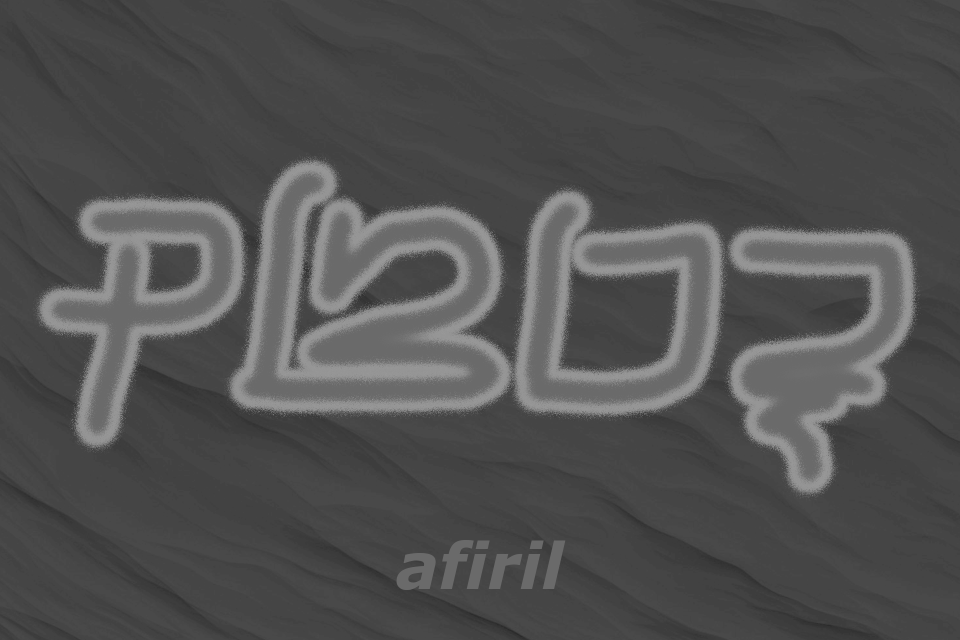
#> input picture afiril/test1.png, 1920 x 1280 px (shown at 1/2 size)
$ python heightmap_to_stl.py ../afiril/test1.png
#> lines starting #> are read from the running program, lines starting #| are printed output that depends on the picture
#create stl file from .exr heightmap file

import os
import sys
import numpy as np
import cv2 as cv
import trimesh as tm

os.environ["OPENCV_IO_ENABLE_OPENEXR"] = "1"

class QuadTreeNode:
    def __init__(self, x, y, width, height, depth):
        self.x = x
        self.y = y
        self.width = width
        self.height = height
        self.depth = depth

    def corners(self):
        return [
            (self.x, self.y),
            (self.x + self.width, self.y),
            (self.x, self.y + self.height),
            (self.x + self.width, self.y + self.height),
        ]

def detail_magnitude(heightmap):
    """Calculate the detail magnitude of a heightmap.
    heightmap: a 2d array of floats between 0 and 1.
    returns: a 2d array of floats between 0 and 1.
    """

    blured = cv.GaussianBlur(heightmap,(11,11),0) * 255

    gX = cv.Sobel(blured, ddepth=cv.CV_64F, dx=1, dy=0, ksize=5)
    gY = cv.Sobel(blured, ddepth=cv.CV_64F, dx=0, dy=1, ksize=5)

    gX = cv.convertScaleAbs(gX)
    gY = cv.convertScaleAbs(gY)

    return cv.addWeighted(gX, 0.5, gY, 0.5, 0)

def triangulate(vertices, poly):
    """Triangulate a polygon.
    poly: a list of indices of vertices in clockwise order.
    returns: a list of triangle indices.
    """

    #place an additional vertex in the center of the polygon.
    points = [vertices[i] for i in poly]
    center = (sum([p[0] for p in points]) // len(points), sum([p[1] for p in points]) // len(points))
    center_index = len(vertices)
    vertices.append(center)

    # Triangulate the polygon.
    triangles = []

    for i in range(len(poly)):
        triangles.append([poly[i], center_index, poly[(i+1) % len(poly)]])

    return triangles

def createFaces(vertices, polys):
    """Triangulate a list of polygons.
    vertices: a list of vertices.
    polys: a list of list containing the indices of the vertices of each polygon.
    returns: a list of triangle indices.
    """

    triangles = []

    for poly in polys:
        triangles += triangulate(vertices, poly)

    return triangles

def getSourroundingVertices(vert_set, x, y, w, h):
    """Find all vertices in a rectangle.
    vertices: a dictionary of vertices.
    x, y, w, h: the rectangle to search (integers).
    returns: a list of indices of the vertices in the rectangle.
    """

    north, east, south, west = [], [], [], []

    for i in range(x, x + w):
        point = (i, y)

        if point in vert_set:
            north.append(vert_set[point])

    for i in range(y, y + h):
        point = (x + w, i)

        if point in vert_set:
            east.append(vert_set[point])

    for i in range(x + w, x, -1):
        point = (i, y + h)

        if point in vert_set:
            south.append(vert_set[point])

    for i in range(y + h, y, -1):
        point = (x, i)

        if point in vert_set:
            west.append(vert_set[point])

    return north, east, south, west

def createPolyFaces(vert_set, leafs):
    """Find all sourrounding vertices of a leaf and create a polygonal face from them.
    vert_set: a dictionary of vertices.
    leafs: a list of QuadTreeNodes.
    returns: a list of list containing the indices of the vertices of each face.
    """

    # TODO: This function is very slow. Optimize it by sorting the vertices and using a binary search to find them.

    polys = []

    for leaf in leafs:
        n,e,s,w = getSourroundingVertices(vert_set, leaf.x, leaf.y, leaf.width, leaf.height)
        polys.append(n+e+s+w)

    return polys


def subdivideAdaptive(detail_map, max_subdivisions, threshold):
    """Subdivide a plane based on the detail map.
    detail_map: a 2d array of floats between 0 and 1.
    max_subdivisions: the maximum number of times to subdivide the plane.
    threshold: the minimum detail value to subdivide the plane at.
    """

    # Make the detail map square and a power of 2.
    n = 2 ** max_subdivisions
    threshold *= n * n

    #Create an accumulated sum of the detail map.
    acc_sum = np.cumsum(detail_map, axis=0)
    acc_sum = np.cumsum(acc_sum, axis=1)
    acc_sum = np.swapaxes(acc_sum, 0, 1)

    # Create a list of nodes to subdivide.
    plane = [QuadTreeNode(0, 0, n, n, 0)]
    leafs = []
    vert_set = {}

    # Subdivide the plane until we reach the maximum resolution.

    print("Subdividing plane {} times...".format(max_subdivisions))
    for i in range(max_subdivisions):

        # Subdivide the plane.
        new_plane = []
        for node in plane:
            # Calculate the detail of the node.
            detail = acc_sum[node.x + node.width - 1, node.y + node.height - 1] + acc_sum[node.x, node.y] - acc_sum[node.x, node.y + node.height - 1] - acc_sum[node.x + node.width - 1, node.y]

            # If the detail is greater than the threshold, subdivide the node.
            if detail > threshold:
                new_plane.append(QuadTreeNode(node.x, node.y, node.width // 2, node.height // 2, node.depth + 1))
                new_plane.append(QuadTreeNode(node.x + node.width // 2, node.y, node.width // 2, node.height // 2, node.depth + 1))
                new_plane.append(QuadTreeNode(node.x, node.y + node.height // 2, node.width // 2, node.height // 2, node.depth + 1))
                new_plane.append(QuadTreeNode(node.x + node.width // 2, node.y + node.height // 2, node.width // 2, node.height // 2, node.depth + 1))

            # Otherwise, add the node to the leafs and add its corners to the vertices.
            else:
                for corner in node.corners():
                    if not corner in vert_set:
                        vert_set[corner] = len(vert_set)

                leafs.append(node)

        # Replace the old plane with the new plane.
        plane = new_plane

    leafs += plane

    print("Creating polygonal faces from {} nodes...".format(len(vert_set)))
    polys = createPolyFaces(vert_set, leafs)

    vertices = [None] * len(vert_set)
    for key in vert_set:
        vertices[vert_set[key]] = key

    print("Triangulating {} polygons...".format(len(polys)))
    triangles = createFaces(vertices, polys)

    print("Done.")
    return vertices, triangles, getSourroundingVertices(vert_set, 0, 0, n, n)

def createTerrain(heightmap, max_subdivisions, threshold, z_scale, ground_height):
    """Create a terrain volume from a heightmap.
    heightmap: a 2d array of floats between 0 and 1.
    max_subdivisions: the maximum number of times to subdivide the plane.
    threshold: the minimum detail value to subdivide the plane at.
    z_scale: the height of the terrain.
    ground_height: the thickness of the ground.
    """

    # Validate the inputs.
    assert max_subdivisions > 0
    assert threshold >= 0

    n = 2 ** max_subdivisions
    aspect = heightmap.shape[1] / heightmap.shape[0]
    heightmap = cv.resize(heightmap, (n + 1, n + 1), interpolation=cv.INTER_CUBIC)

    detail = detail_magnitude(heightmap)
    vertices, triangles, (north, east, south, west) = subdivideAdaptive(detail, max_subdivisions, threshold)

    # Adjust the vertices to the correct height.
    print("Adjusting vertices...")
    for i in range(len(vertices)):
        vertices[i] = [vertices[i][1] / n, aspect * vertices[i][0] / n, heightmap[vertices[i][1], vertices[i][0]] * z_scale]

    # Create the sides of the terrain.
    sides = [north + east[:1], east + south[:1], south + west[:1], west + north[:1]]
    edge = []
    for side in sides:
        for i in range(len(side)):
            vertex = vertices[side[i]].copy()
            vertex[2] = ground_height
            vertices.append(vertex)
            edge.append(len(vertices) - 1)

            if i > 0:
                triangles.append([side[i], len(vertices)-1, side[i-1]])
                triangles.append([len(vertices) - 2, side[i-1], len(vertices)-1])

    # Create the bottom of the terrain.
    vertex = [0.5, 0.5 * aspect, ground_height]
    vertices.append(vertex)

    for i in range(len(edge)):
        triangles.append([edge[i], edge[(i+1) % len(edge)], len(vertices) - 1])

    print("Exporting to stl file...")
    return tm.Trimesh(vertices=np.array(vertices), faces=np.array(triangles))

def printHelp():
    print("Usage: python height2stl.py <input_file> [options]")
    print("Options:")
    print("  -n <nx = 1> <ny = 1>: the number of terrain meshes to create in the x and y directions.")
    print("  -s <max_subdivisions = 10>: the maximum number of times to subdivide the plane.")
    print("  -t <threshold = 0.01>: the minimum detail value to subdivide the plane at.")
    print("  -z <z_scale = 1>: the height of the terrain.")
    print("  -g <ground_height = 0>: the base elevation of the ground.")
    print("  -o <output_file>: the output file to write to. If not specified, the input file name will be used.")
    print("  -h: print this help message.")

def parseArgs(args):
    """Parse the command line arguments."""

    nx = 1
    ny = 1
    max_subdivisions = 10
    threshold = 0.01
    z_scale = 1
    ground_height = 0
    input_file = None
    output_file = None

    if len(args) == 0 or args[0] == "-h":
        printHelp()
        sys.exit(0)

    input_file = args[0]
    output_file = os.path.splitext(input_file)[0]

    i = 1
    while i < len(args):
        if args[i] == "-n":
            nx = int(args[i+1])
            ny = int(args[i+2])
            i += 3
        elif args[i] == "-s":
            max_subdivisions = int(args[i+1])
            i += 2
        elif args[i] == "-t":
            threshold = float(args[i+1])
            i += 2
        elif args[i] == "-z":
            z_scale = float(args[i+1])
            i += 2
        elif args[i] == "-g":
            ground_height = float(args[i+1])
            i += 2
        elif args[i] == "-o":
            output_file = args[i+1]
            i += 2
        elif args[i] == "-h":
            printHelp()
            sys.exit(0)
        else:
            print("Error: unknown option '{}'.".format(args[i]))
            printHelp()
            sys.exit(1)

    return nx, ny, max_subdivisions, threshold, z_scale, ground_height, input_file, output_file

def main():
    nx, ny, max_subdivisions, threshold, z_scale, ground_height, input_file, output_file = parseArgs(sys.argv[1:])
    output_dir = os.path.splitext(output_file)[0]

    if not os.path.exists(output_dir):
        os.makedirs(output_dir)

    print("Reading heightmap...")
    heightmap = cv.imread(input_file, cv.IMREAD_GRAYSCALE | cv.IMREAD_ANYDEPTH)
#> heightmap is the input picture: shape (1280, 1920); min 38, max 155, mean 80.4
    heightmap = np.array(heightmap, dtype=np.float32)
    heightmap /= max(heightmap.flatten())
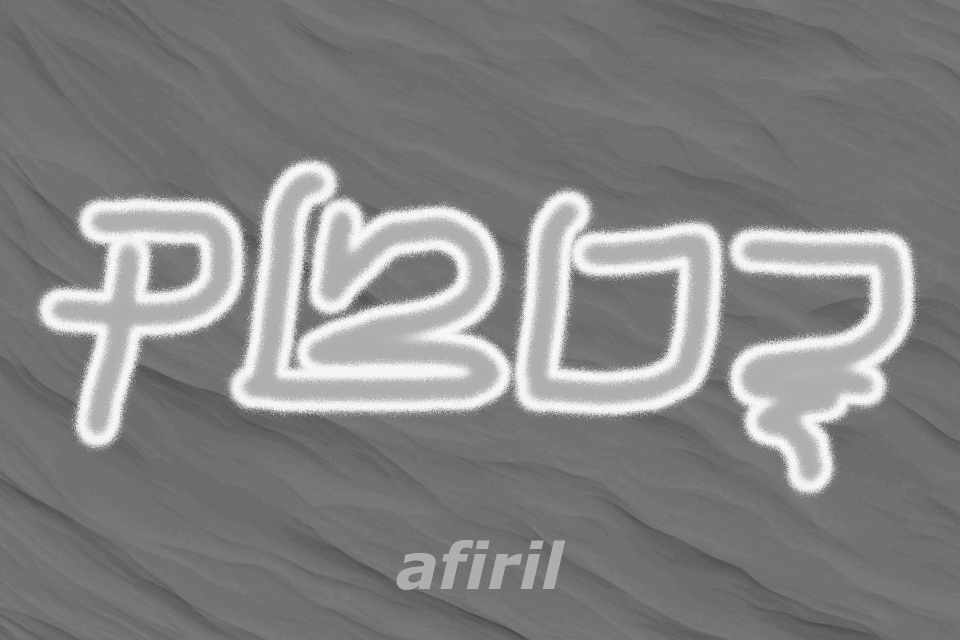
#> heightmap: shape (1280, 1920) float32 (shown at 1/2 size); min 0.245, max 1, mean 0.518

    w = heightmap.shape[1] // nx
#> w = 1920
    h = heightmap.shape[0] // ny
#> h = 1280

    for i in range(nx):
        for j in range(ny):
            print("Creating terrain for ({}, {})...".format(i, j))
            heightmap_section = heightmap[j*h:(j+1)*h, i*w:(i+1)*w]
            terrain_mesh = createTerrain(heightmap_section, max_subdivisions, threshold, z_scale, ground_height)
            terrain_mesh.export(os.path.join(output_dir, output_file + "_{}_{}.stl".format(i, j)))

if __name__ == "__main__":
    main()
#> (the call stopped at in createTerrain, `return tm.Trimesh(vertices=np.array(vertices), faces=np.array(triangle..`: trimesh is not available in this run)
